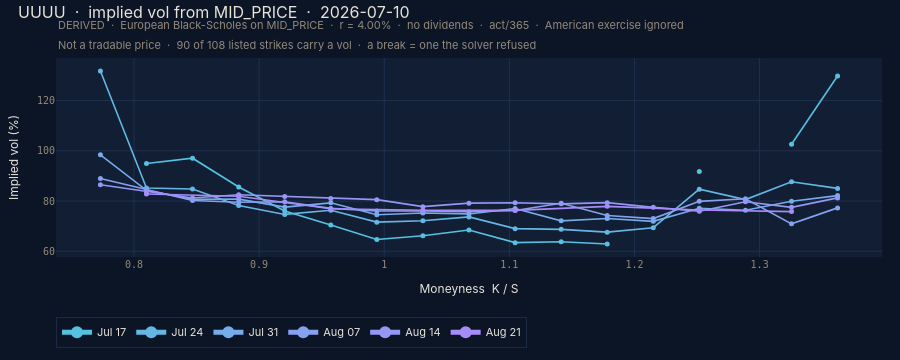

The notebook cell this image was saved under:
### Markdown cell above
## 6 · The figure as it ships

Same builder the Reflex app and the published page call, so what appears here is what a
grader sees.

It is a **2D smile, not a 3D cloud**: the same numbers plotted over (K/S, DTE, σ) in three
dimensions read as scattered points with no discernible message (PO, 2026-09-04). Flattened
to one curve per expiry they have a shape you can name — and the thing that shape shows is
below.

It is also **not an interpolated sheet**. The hero surface already demonstrates what
interpolation does to a sparse cloud; doing it again on top of a model output would be
smoothing a guess over a guess. A break in a line is a strike the solver refused, drawn as a
break precisely so the line does not bridge it.

### Code cell
from options_surface_lab.option_surface_plot import iv_smile_figure

asof = wide.groupby(wide["date"].dt.normalize()).size().idxmax()   # the busiest date, as the app opens
print("as-of:", pd.Timestamp(asof).date())
iv_smile_figure(wide, asof, ticker=payload["ticker"])

### Figure 1 — Plotly figure (JSON) as saved in the notebook; plotly's stock layout.template omitted (floating-point values rounded to 4 significant figures)
{"data": [{"connectgaps": false, "hovertemplate": "<b>%{fullData.name}</b> expiry<br>K / S %{x:.3f}<br>implied vol %{y:.1f}%<extra></extra>", "line": {"color": "#22E3D0", "width": 1.6}, "marker": {"color": "#22E3D0", "line": {"width": 0}, "size": 5, "symbol": "circle"}, "mode": "lines+markers", "name": "Jun 12", "showlegend": false, "type": "scatter", "x": [], "y": []}, {"connectgaps": false, "hovertemplate": "<b>%{fullData.name}</b> expiry<br>K / S %{x:.3f}<br>implied vol %{y:.1f}%<extra></extra>", "line": {"color": "#33D8D5", "width": 1.6}, "marker": {"color": "#33D8D5", "line": {"width": 0}, "size": 5, "symbol": "circle"}, "mode": "lines+markers", "name": "Jun 26", "showlegend": false, "type": "scatter", "x": [], "y": []}, {"connectgaps": false, "hovertemplate": "<b>%{fullData.name}</b> expiry<br>K / S %{x:.3f}<br>implied vol %{y:.1f}%<extra></extra>", "line": {"color": "#43CDDA", "width": 1.6}, "marker": {"color": "#43CDDA", "line": {"width": 0}, "size": 5, "symbol": "circle"}, "mode": "lines+markers", "name": "Jul 10", "showlegend": false, "type": "scatter", "x": [0.81, 0.8468, 0.8837, 0.9205, 0.9573, 0.9941, 1.031, 1.068, 1.105, 1.141, 1.178, 1.215, 1.252, 1.289, 1.325, 1.362], "y": [null, null, null, null, null, null, null, null, null, null, null, null, null, null, null, null]}, {"connectgaps": false, "hovertemplate": "<b>%{fullData.name}</b> expiry<br>K / S %{x:.3f}<br>implied vol %{y:.1f}%<extra></extra>", "line": {"color": "#54C2E0", "width": 1.6}, "marker": {"color": "#54C2E0", "line": {"width": 0}, "size": 5, "symbol": "circle"}, "mode": "lines+markers", "name": "Jul 17", "showlegend": true, "type": "scatter", "x": [0.81, 0.8468, 0.8837, 0.9205, 0.9573, 0.9941, 1.031, 1.068, 1.105, 1.141, 1.178, 1.215, 1.252, 1.289, 1.325, 1.362], "y": [94.95, 97.08, 85.62, 76.07, 70.51, 64.7, 66.18, 68.48, 63.45, 63.8, 62.94, null, 91.74, null, 102.6, 129.8]}, {"connectgaps": false, "hovertemplate": "<b>%{fullData.name}</b> expiry<br>K / S %{x:.3f}<br>implied vol %{y:.1f}%<extra></extra>", "line": {"color": "#64B7E5", "width": 1.6}, "marker": {"color": "#64B7E5", "line": {"width": 0}, "size": 5, "symbol": "circle"}, "mode": "lines+markers", "name": "Jul 24", "showlegend": true, "type": "scatter", "x": [0.7732, 0.81, 0.8468, 0.8837, 0.9205, 0.9573, 0.9941, 1.031, 1.068, 1.105, 1.141, 1.178, 1.215, 1.252, 1.289, 1.325, 1.362], "y": [131.8, 85.21, 84.79, 78.23, 74.69, 76.37, 71.62, 72.17, 73.69, 69.03, 68.74, 67.63, 69.4, 84.73, 80.61, 87.67, 85.06]}, {"connectgaps": false, "hovertemplate": "<b>%{fullData.name}</b> expiry<br>K / S %{x:.3f}<br>implied vol %{y:.1f}%<extra></extra>", "line": {"color": "#75ACEA", "width": 1.6}, "marker": {"color": "#75ACEA", "line": {"width": 0}, "size": 5, "symbol": "circle"}, "mode": "lines+markers", "name": "Jul 31", "showlegend": true, "type": "scatter", "x": [0.7732, 0.81, 0.8468, 0.8837, 0.9205, 0.9573, 0.9941, 1.031, 1.068, 1.105, 1.141, 1.178, 1.215, 1.252, 1.289, 1.325, 1.362], "y": [98.43, 84.28, 80.74, 80.77, 77.59, 79.3, 74.59, 75.25, 74.89, 77.07, 72.13, 73.08, 71.93, 77.17, 76.36, 79.96, 82.19]}, {"connectgaps": false, "hovertemplate": "<b>%{fullData.name}</b> expiry<br>K / S %{x:.3f}<br>implied vol %{y:.1f}%<extra></extra>", "line": {"color": "#86A1F0", "width": 1.6}, "marker": {"color": "#86A1F0", "line": {"width": 0}, "size": 5, "symbol": "circle"}, "mode": "lines+markers", "name": "Aug 07", "showlegend": true, "type": "scatter", "x": [0.7732, 0.81, 0.8468, 0.8837, 0.9205, 0.9573, 0.9941, 1.031, 1.068, 1.105, 1.141, 1.178, 1.215, 1.252, 1.289, 1.325, 1.362], "y": [88.98, 84.72, 80.22, 79.55, 79.73, 77.09, 76.05, 76.08, 75.75, 76.28, 79.16, 74.27, 73.04, 79.9, 80.92, 70.93, 77.29]}, {"connectgaps": false, "hovertemplate": "<b>%{fullData.name}</b> expiry<br>K / S %{x:.3f}<br>implied vol %{y:.1f}%<extra></extra>", "line": {"color": "#9696F5", "width": 1.6}, "marker": {"color": "#9696F5", "line": {"width": 0}, "size": 5, "symbol": "circle"}, "mode": "lines+markers", "name": "Aug 14", "showlegend": true, "type": "scatter", "x": [0.7732, 0.81, 0.8468, 0.8837, 0.9205, 0.9573, 0.9941, 1.031, 1.068, 1.105, 1.141, 1.178, 1.215, 1.252, 1.289, 1.325, 1.362], "y": [86.49, 83.83, 81.24, 82.5, 81.8, 81.0, 80.56, 77.79, 79.18, 79.31, 78.9, 79.38, 77.5, 75.98, 79.7, 77.5, 81.27]}, {"connectgaps": false, "hovertemplate": "<b>%{fullData.name}</b> expiry<br>K / S %{x:.3f}<br>implied vol %{y:.1f}%<extra></extra>", "line": {"color": "#A78BFA", "width": 1.6}, "marker": {"color": "#A78BFA", "line": {"width": 0}, "size": 5, "symbol": "circle"}, "mode": "lines+markers", "name": "Aug 21", "showlegend": true, "type": "scatter", "x": [0.81, 0.8837, 0.9573, 1.031, 1.105, 1.178, 1.252, 1.325], "y": [82.82, 81.93, 76.94, 76.37, 76.32, 77.9, 76.46, 75.81]}], "layout": {"annotations": [{"font": {"color": "#94897A", "family": "'Inter', system-ui, -apple-system, 'Segoe UI', Roboto, Helvetica, sans-serif", "size": 11}, "showarrow": false, "text": "DERIVED &nbsp;·&nbsp; European Black-Scholes on MID_PRICE &nbsp;·&nbsp; r = 4.00% &nbsp;·&nbsp; no dividends &nbsp;·&nbsp; act/365 &nbsp;·&nbsp; American exercise ignored", "x": 0.0, "xanchor": "left", "xref": "paper", "y": 1.12, "yanchor": "bottom", "yref": "paper"}, {"font": {"color": "#94897A", "family": "'Inter', system-ui, -apple-system, 'Segoe UI', Roboto, Helvetica, sans-serif", "size": 11}, "showarrow": false, "text": "Not a tradable price &nbsp;·&nbsp; 90 of 108 listed strikes carry a vol &nbsp;·&nbsp; a break = one the solver refused", "x": 0.0, "xanchor": "left", "xref": "paper", "y": 1.02, "yanchor": "bottom", "yref": "paper"}], "font": {"color": "#E8E3D9", "family": "'Inter', system-ui, -apple-system, 'Segoe UI', Roboto, Helvetica, sans-serif", "size": 12}, "height": 360, "hoverlabel": {"bgcolor": "#0C1526", "bordercolor": "#1B2A44", "font": {"color": "#E8E3D9", "family": "'JetBrains Mono', ui-monospace, SFMono-Regular, 'Cascadia Mono', Menlo, Consolas, monospace", "size": 11}}, "legend": {"bgcolor": "rgba(0,0,0,0)", "bordercolor": "#1B2A44", "borderwidth": 1, "font": {"color": "#E8E3D9", "family": "'Inter', system-ui, -apple-system, 'Segoe UI', Roboto, Helvetica, sans-serif", "size": 11}, "itemsizing": "constant", "orientation": "h", "x": 0.0, "xanchor": "left", "y": -0.3, "yanchor": "top"}, "margin": {"b": 88, "l": 56, "r": 18, "t": 58}, "paper_bgcolor": "#0C1526", "plot_bgcolor": "#111E33", "title": {"font": {"color": "#E8E3D9", "family": "'Space Grotesk', 'Inter', system-ui, -apple-system, 'Segoe UI', sans-serif", "size": 16}, "text": "UUUU  ·  implied vol from MID_PRICE  ·  2026-07-10", "x": 0.02, "xanchor": "left", "y": 0.98, "yanchor": "top"}, "xaxis": {"gridcolor": "#1F3152", "tickfont": {"color": "#94897A", "family": "'JetBrains Mono', ui-monospace, SFMono-Regular, 'Cascadia Mono', Menlo, Consolas, monospace", "size": 10}, "title": {"font": {"color": "#E8E3D9", "family": "'Inter', system-ui, -apple-system, 'Segoe UI', Roboto, Helvetica, sans-serif", "size": 12}, "text": "Moneyness  K / S"}, "zeroline": false}, "yaxis": {"gridcolor": "#1F3152", "tickfont": {"color": "#94897A", "family": "'JetBrains Mono', ui-monospace, SFMono-Regular, 'Cascadia Mono', Menlo, Consolas, monospace", "size": 10}, "title": {"font": {"color": "#E8E3D9", "family": "'Inter', system-ui, -apple-system, 'Segoe UI', Roboto, Helvetica, sans-serif", "size": 12}, "text": "Implied vol (%)"}, "zeroline": false}}}
